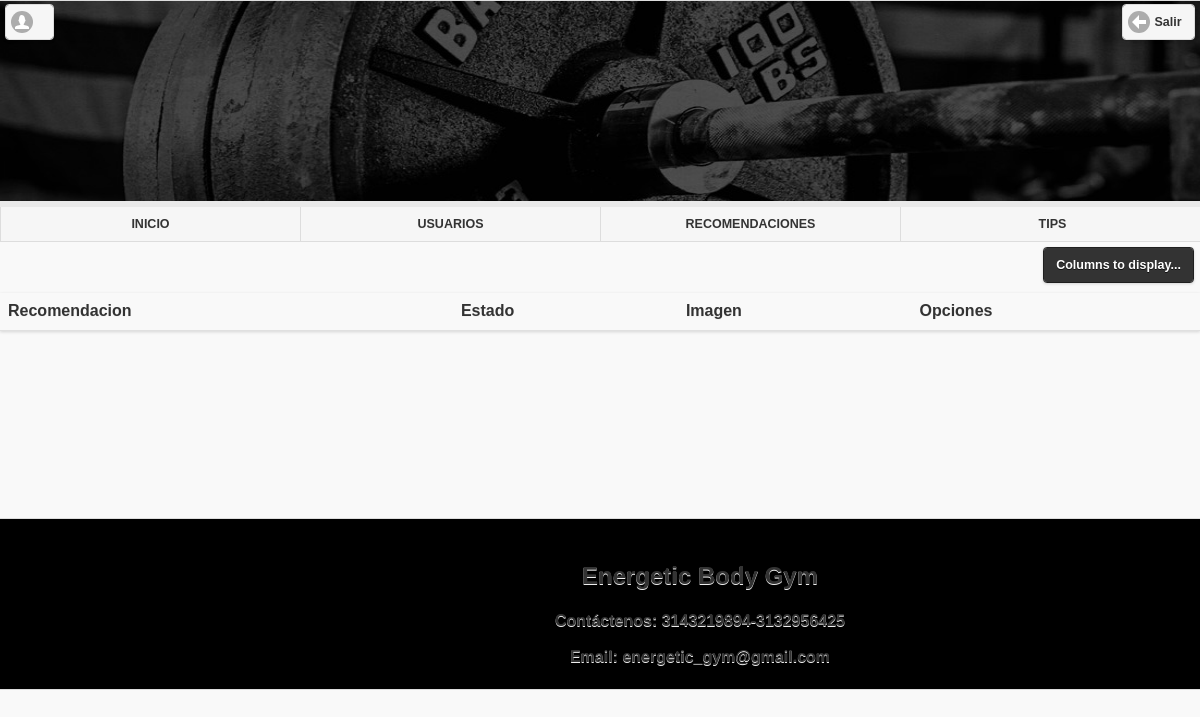
Before: /index.php/admin/recomendaciones with the older database file.
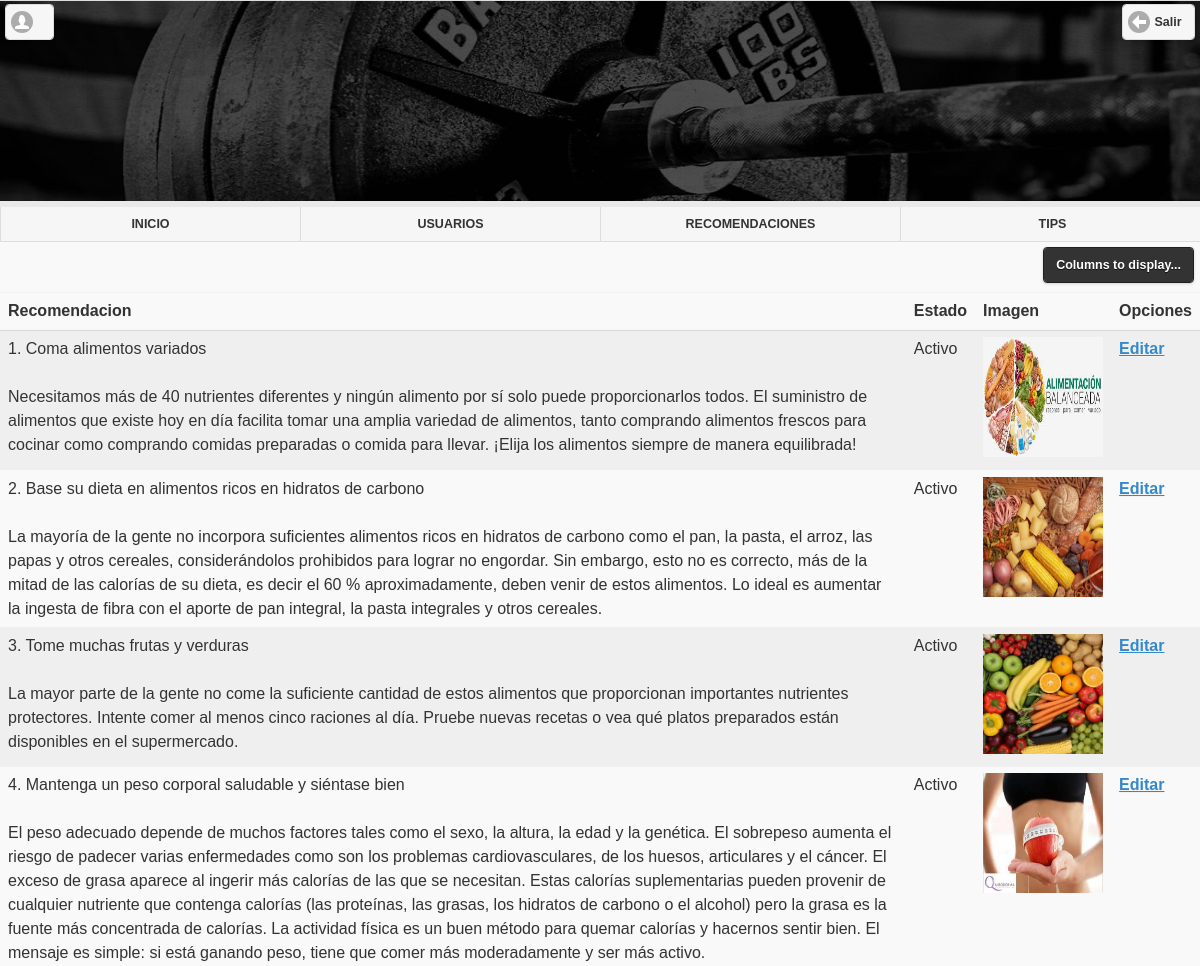
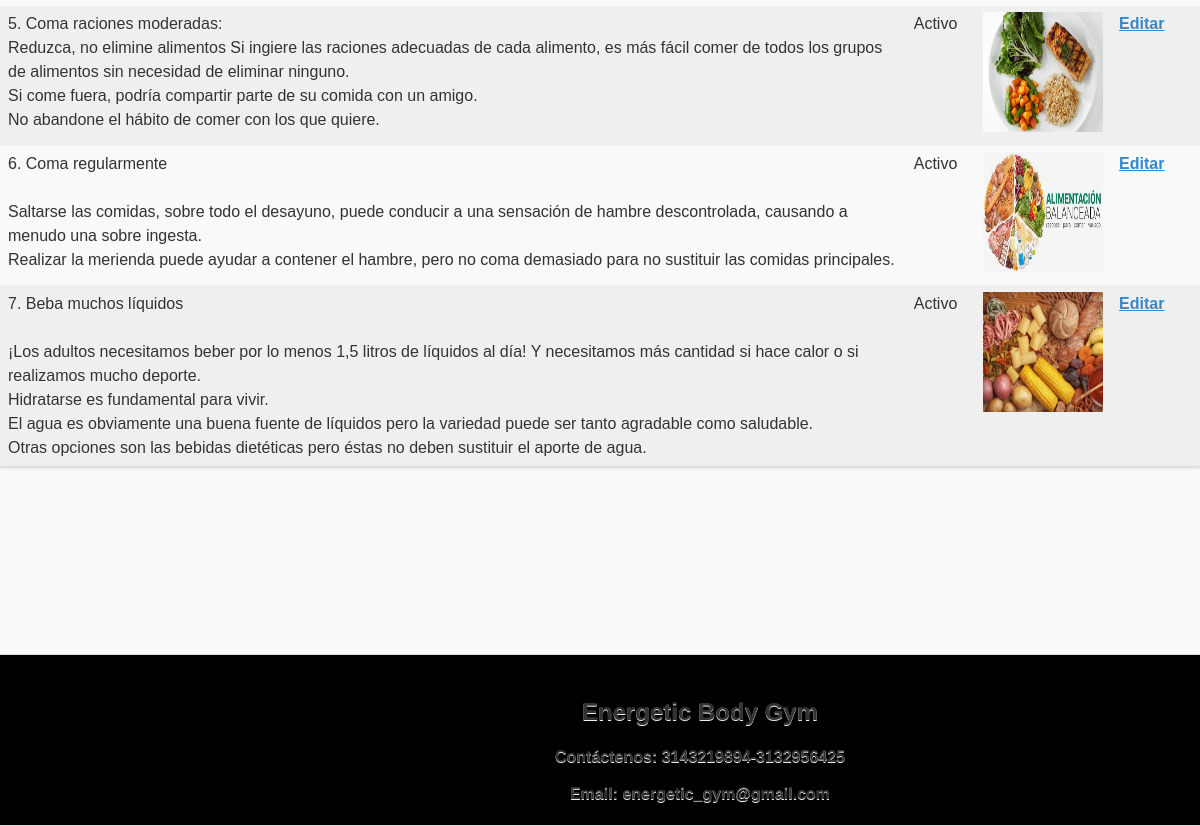
After: the same page with the newer database file (2 pictures, top to bottom).
### tables this page shows
CREATE TABLE `recomendaciones` (
  `rec_codigo` bigint(20) NOT NULL,
  `rec_descripcion` text NOT NULL,
  `rec_foto` varchar(250) NOT NULL,
  `rec_estado` varchar(1) NOT NULL,
  `rec_fechacreo` timestamp NOT NULL DEFAULT CURRENT_TIMESTAMP ON UPDATE CURRENT_TIMESTAMP,
  `rec_fechamodifico` timestamp NOT NULL DEFAULT '0000-00-00 00:00:00',
  `rec_personacreo` int(11) NOT NULL,
  `rec_personamodifico` timestamp NOT NULL DEFAULT '0000-00-00 00:00:00'
);

### application/controllers/admin.php (called while the page is built, shortened)
<?php
class Admin extends CI_Controller {
  function __construct(){
    $this->load->model('model_admin');
  }
  public function recomendaciones(){
    $data['recomendaciones']= $this->model_admin->recomendaciones();
    $this->load->view('view_librerias');
	  $this->load->view('view_admin_recomendaciones',$data);
  }
}

### index.php (called while the page is built, shortened)
<?php
require_once BASEPATH.'core/CodeIgniter.php';

### application/models/model_admin.php (called while the page is built, shortened)
<?php
class Model_admin extends CI_Model {
  function recomendaciones(){
    $query = $this->db->select('*')
      ->from('recomendaciones')
      ->get();
     return $query;
  }
}

### application/views/view_admin_recomendaciones.php (the view, shortened to what this page needs)
<!DOCTYPE html>
<html lang="es" dir="ltr">
  <body>
    <div data-role="page" id="pagina_uno">
      <div data-role="header">
          <a href="#"  data-icon="user" title="Mi Perfil"><?= $this->session->userdata('nombres_usuario'); ?>&nbsp;<?= $this->session->userdata('apellidos_usuario'); ?></a>
          <img src="<?php echo base_url(); ?>images/nombre.jpg" alt="" style="width:1525px; height:200px;">
          <a href="<?= base_url(); ?>index.php/login/logout"  data-icon="arrow-l" data-ajax="false">Salir</a>
          <nav data-role="navbar">
              <ul>
                  <li> <a href="<?= base_url(); ?>index.php/welcome/inicio" data-ajax="false">INICIO</a></li>
                  <li> <a href="#" data-ajax="false">USUARIOS</a></li>
                  <li> <a href="<?= base_url(); ?>index.php/admin/recomendaciones" data-ajax="false">RECOMENDACIONES</a></li>
                  <li> <a href="<?= base_url(); ?>index.php/admin/tips" data-ajax="false">TIPS</a></li>
              </ul>
          </nav>
        </div>
      <div data-role="main">
        <table data-role="table" id="table-custom-2" data-mode="columntoggle" class="ui-body-d ui-shadow table-stripe ui-responsive" data-column-btn-theme="b" data-column-btn-text="Columns to display..." data-column-popup-theme="a">          <thead>
          <tr class="ui-bar-d">
            <th>Recomendacion</th>
            <th data-priority="3">Estado</th>
            <th data-priority="1">Imagen</th>
            <th data-priority="5">Opciones</th>
          </tr>
          </thead>
          <tbody>
          <?php
            foreach ($recomendaciones->result() as $row){
           ?>
            <tr>
              <td><?= nl2br($row->rec_descripcion);  ?></td>
              <td>
                <?php $estado=$row->rec_estado;
                  if($estado==1){
                    echo "Activo";
                  }
                  else{
                    echo "Inactivo";
                  }
                ?>
              </td>
              <td><img src="<?= base_url(); ?><?= $row->rec_foto;?>" style="height:120px; width:120px; background-color:#67EC69;" alt=""></td>
              <td><a href="<?= base_url(); ?>index.php/admin/editar_recomendacion/<?= $row->rec_codigo; ?>" data-icon="home" data-ajax="false">Editar</a></td>
            </tr>
          <?php
            }
          ?>
          </tbody>
	       </table>
      </div>
      <br><br><br><br><br><br><br><br><br>
      <div data-role="footer">
        <div class="footer" style="width:1400px; height:170px; background-color:black;">
            <br>
          <center><h2>Energetic Body Gym</h2>
          <p>Contáctenos: 3143219894-3132956425</p>
          <p>Email: energetic_gym@gmail.com</p></center>
        </div>
      </div>
    </div>
  </body>
</html>

### application/views/view_librerias.php (shortened to what this page needs)
<!DOCTYPE html>
<html lang="en">
<head>
    <link rel="stylesheet" href="<?= base_url(); ?>jquery.mobile/jquery.mobile-1.4.5.min.css">
    <link rel="stylesheet" href="<?= base_url(); ?>jquery.mobile/jquery.mobile.icons-1.4.5.min.css">
    <link rel="stylesheet" href="<?= base_url(); ?>jquery.mobile/jquery.mobile.structure-1.4.5.min.css">
  </head>
</html>

Changed rows visible on the page:
added recomendaciones: rec_descripcion "1. Coma alimentos variados Necesitamos más de 40 nutrientes diferentes y ningún alimento por sí solo puede proporcionarlos todos. El suministro de alimentos que existe hoy en día facilita tomar una amplia variedad de alimentos, tanto comprando alimentos frescos para cocinar como comprando comidas preparadas o comida para llevar. ¡Elija los alimentos siempre de manera equilibrada!", rec_estado "Activo", rec_foto (picture)
added recomendaciones: rec_descripcion "2. Base su dieta en alimentos ricos en hidratos de carbono La mayoría de la gente no incorpora suficientes alimentos ricos en hidratos de carbono como el pan, la pasta, el arroz, las papas y otros cereales, considerándolos prohibidos para lograr no engordar. Sin embargo, esto no es correcto, más de la mitad de las calorías de su dieta, es decir el 60 % aproximadamente, deben venir de estos alimentos. Lo ideal es aumentar la ingesta de fibra con el aporte de pan integral, la pasta integrales y otros cereales.", rec_estado "Activo", rec_foto (picture)
added recomendaciones: rec_descripcion "3. Tome muchas frutas y verduras La mayor parte de la gente no come la suficiente cantidad de estos alimentos que proporcionan importantes nutrientes protectores. Intente comer al menos cinco raciones al día. Pruebe nuevas recetas o vea qué platos preparados están disponibles en el supermercado.", rec_estado "Activo", rec_foto (picture)
added recomendaciones: rec_descripcion "4. Mantenga un peso corporal saludable y siéntase bien El peso adecuado depende de muchos factores tales como el sexo, la altura, la edad y la genética. El sobrepeso aumenta el riesgo de padecer varias enfermedades como son los problemas cardiovasculares, de los huesos, articulares y el cáncer. El exceso de grasa aparece al ingerir más calorías de las que se necesitan. Estas calorías suplementarias pueden provenir de cualquier nutriente que contenga calorías (las proteínas, las grasas, los hidratos de carbono o el alcohol) pero la grasa es la fuente más concentrada de calorías. La actividad física es un buen método para quemar calorías y hacernos sentir bien. El mensaje es simple: si está…", rec_estado "Activo", rec_foto (picture)
added recomendaciones: rec_descripcion "5. Coma raciones moderadas: Reduzca, no elimine alimentos Si ingiere las raciones adecuadas de cada alimento, es más fácil comer de todos los grupos de alimentos sin necesidad de eliminar ninguno. Si come fuera, podría compartir parte de su comida con un amigo. No abandone el hábito de comer con los que quiere.", rec_estado "Activo", rec_foto (picture)
added recomendaciones: rec_descripcion "6. Coma regularmente Saltarse las comidas, sobre todo el desayuno, puede conducir a una sensación de hambre descontrolada, causando a menudo una sobre ingesta. Realizar la merienda puede ayudar a contener el hambre, pero no coma demasiado para no sustituir las comidas principales.", rec_estado "Activo", rec_foto (picture)
added recomendaciones: rec_descripcion "7. Beba muchos líquidos ¡Los adultos necesitamos beber por lo menos 1,5 litros de líquidos al día! Y necesitamos más cantidad si hace calor o si realizamos mucho deporte. Hidratarse es fundamental para vivir. El agua es obviamente una buena fuente de líquidos pero la variedad puede ser tanto agradable como saludable. Otras opciones son las bebidas dietéticas pero éstas no deben sustituir el aporte de agua.", rec_estado "Activo", rec_foto (picture)
